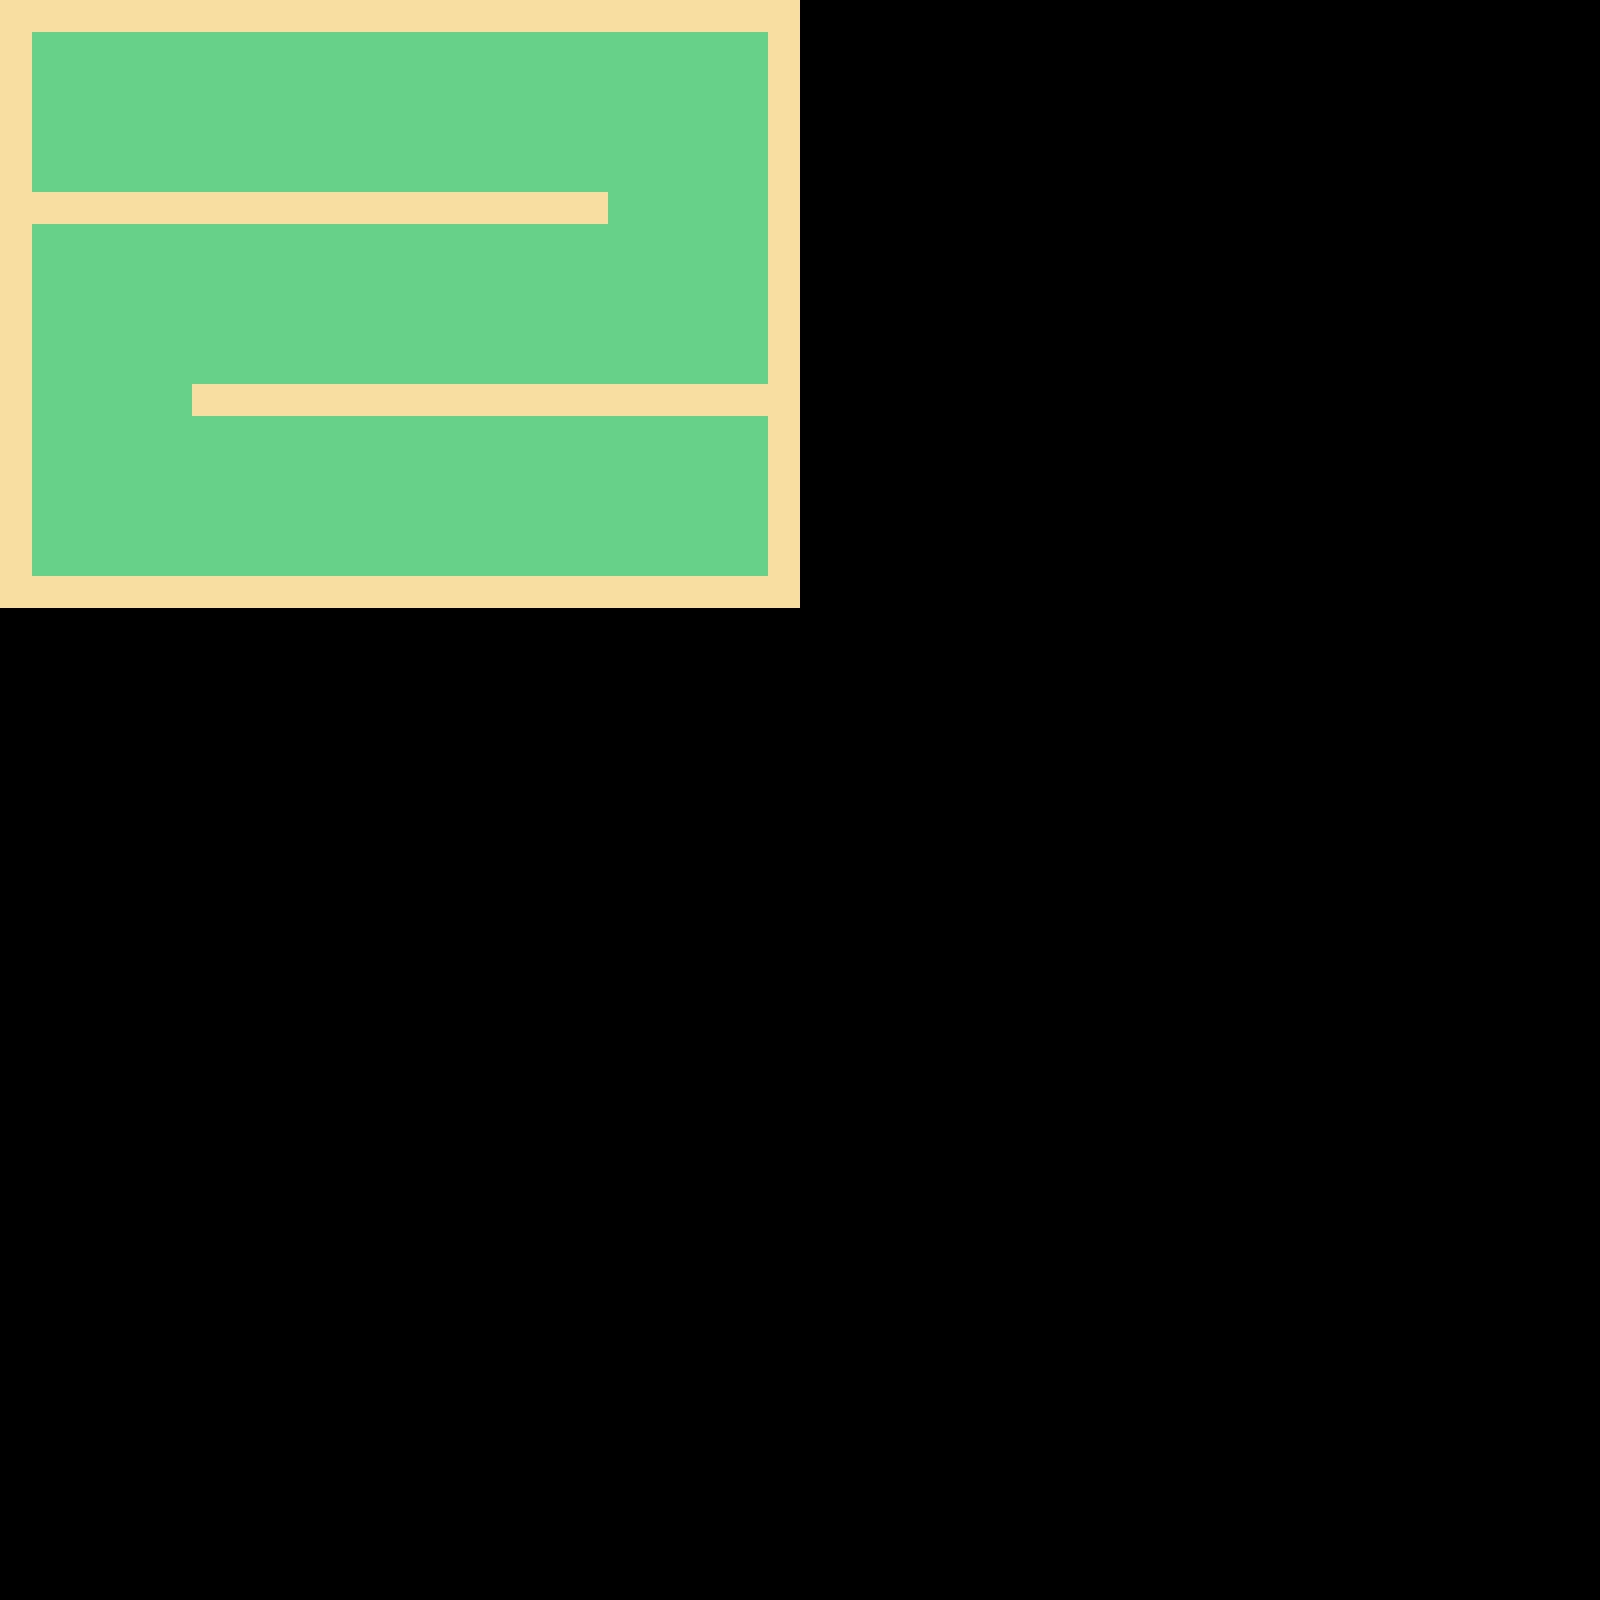

Tiled map render using the project's own tile images. Description and the map definition, with tile-layer contents summarised, below:
An orthogonal 50x50 tile map with 32x32 px tiles, 2 tile layers (Border, Grass) and 111 objects.

<map version="1.2" tiledversion="1.3.4" orientation="orthogonal" renderorder="right-down" width="50" height="50" tilewidth="32" tileheight="32" infinite="0" nextlayerid="7" nextobjectid="192">
 <tileset firstgid="1" name="Golf Tiles" tilewidth="32" tileheight="32" tilecount="40" columns="4">
  <image source="tileset2.png" width="128" height="320" />
 </tileset>
 <layer id="1" name="Border" width="50" height="50">
  <data>[2500 cells, 120 non-empty, 1 distinct tile ids]</data>
 </layer>
 <layer id="2" name="Grass" width="50" height="50">
  <data>[2500 cells, 355 non-empty, 1 distinct tile ids]</data>
 </layer>
 <objectgroup id="3" name="Water">
  <object id="1" gid="7" x="352" y="64" width="32" height="32" />
  <object id="2" gid="7" x="320" y="64" width="32" height="32" />
  <object id="4" gid="7" x="384" y="64" width="32" height="32" />
  <object id="5" gid="7" x="416" y="64" width="32" height="32" />
  <object id="7" gid="7" x="352" y="96" width="32" height="32" />
  <object id="8" gid="7" x="384" y="96" width="32" height="32" />
  <object id="13" gid="7" x="672" y="448" width="32" height="32" />
  <object id="14" gid="7" x="704" y="448" width="32" height="32" />
  <object id="15" gid="7" x="736" y="448" width="32" height="32" />
  <object id="30" gid="7" x="736" y="480" width="32" height="32" />
  <object id="31" gid="7" x="736" y="512" width="32" height="32" />
  <object id="32" gid="7" x="736" y="544" width="32" height="32" />
  <object id="34" gid="7" x="736" y="576" width="32" height="32" />
  <object id="35" gid="7" x="704" y="576" width="32" height="32" />
  <object id="36" gid="7" x="672" y="576" width="32" height="32" />
  <object id="73" gid="8" x="288" y="64" width="32" height="32" />
  <object id="74" gid="9" x="416" y="96" width="32" height="32" />
  <object id="75" gid="9" x="448" y="64" width="32" height="32" />
  <object id="76" gid="8" x="320" y="96" width="32" height="32" />
  <object id="81" gid="8" x="704" y="480" width="32" height="32" />
  <object id="82" gid="11" x="704" y="544" width="32" height="32" />
  <object id="85" gid="11" x="640" y="576" width="32" height="32" />
  <object id="86" gid="8" x="640" y="448" width="32" height="32" />
  <object id="88" gid="7" x="96" y="416" width="32" height="32" />
  <object id="89" gid="7" x="96" y="384" width="32" height="32" />
  <object id="90" gid="7" x="64" y="384" width="32" height="32" />
  <object id="91" gid="7" x="64" y="352" width="32" height="32" />
  <object id="92" gid="7" x="64" y="416" width="32" height="32" />
  <object id="93" gid="7" x="64" y="448" width="32" height="32" />
  <object id="94" gid="7" x="64" y="480" width="32" height="32" />
  <object id="95" gid="7" x="32" y="480" width="32" height="32" />
  <object id="96" gid="7" x="32" y="448" width="32" height="32" />
  <object id="97" gid="7" x="32" y="416" width="32" height="32" />
  <object id="98" gid="7" x="32" y="384" width="32" height="32" />
  <object id="99" gid="7" x="32" y="352" width="32" height="32" />
  <object id="100" gid="7" x="32" y="320" width="32" height="32" />
  <object id="101" gid="7" x="32" y="512" width="32" height="32" />
  <object id="104" gid="7" x="32" y="288" width="32" height="32" />
  <object id="105" gid="7" x="64" y="320" width="32" height="32" />
  <object id="106" gid="10" x="32" y="256" width="32" height="32" />
  <object id="107" gid="10" x="64" y="288" width="32" height="32" />
  <object id="108" gid="10" x="96" y="352" width="32" height="32" />
  <object id="109" gid="9" x="96" y="448" width="32" height="32" />
  <object id="110" gid="9" x="64" y="512" width="32" height="32" />
  <object id="111" gid="9" x="32" y="544" width="32" height="32" />
  <object id="154" gid="7" x="224" y="576" width="32" height="32" />
  <object id="155" gid="7" x="224" y="544" width="32" height="32" />
  <object id="156" gid="7" x="192" y="544" width="32" height="32" />
  <object id="157" gid="7" x="192" y="576" width="32" height="32" />
  <object id="158" gid="7" x="256" y="576" width="32" height="32" />
  <object id="159" gid="7" x="256" y="544" width="32" height="32" />
  <object id="161" gid="7" x="160" y="576" width="32" height="32" />
  <object id="162" gid="7" x="288" y="576" width="32" height="32" />
  <object id="163" gid="11" x="160" y="544" width="32" height="32" />
  <object id="164" gid="10" x="288" y="544" width="32" height="32" />
  <object id="167" gid="7" x="704" y="64" width="32" height="32" />
  <object id="168" gid="7" x="736" y="64" width="32" height="32" />
  <object id="169" gid="7" x="736" y="96" width="32" height="32" />
  <object id="174" gid="7" x="736" y="352" width="32" height="32" />
  <object id="175" gid="7" x="736" y="384" width="32" height="32" />
  <object id="176" gid="7" x="704" y="384" width="32" height="32" />
  <object id="180" gid="8" x="704" y="96" width="32" height="32" />
  <object id="185" gid="11" x="704" y="352" width="32" height="32" />
  <object id="187" gid="11" x="672" y="384" width="32" height="32" />
  <object id="188" gid="11" x="736" y="320" width="32" height="32" />
  <object id="189" gid="8" x="736" y="128" width="32" height="32" />
  <object id="190" gid="8" x="672" y="64" width="32" height="32" />
 </objectgroup>
 <objectgroup id="5" name="Hole">
  <object id="165" gid="31" x="672" y="512" width="32" height="32" />
 </objectgroup>
 <objectgroup id="6" name="Ball">
  <object id="166" gid="30" x="64" y="128" width="32" height="32" />
 </objectgroup>
 <objectgroup id="4" name="Sand">
  <object id="112" gid="25" x="544" y="192" width="32" height="32" />
  <object id="113" gid="25" x="576" y="192" width="32" height="32" />
  <object id="114" gid="25" x="544" y="256" width="32" height="32" />
  <object id="115" gid="25" x="576" y="256" width="32" height="32" />
  <object id="116" gid="25" x="608" y="256" width="32" height="32" />
  <object id="117" gid="25" x="608" y="224" width="32" height="32" />
  <object id="118" gid="25" x="608" y="192" width="32" height="32" />
  <object id="119" gid="25" x="544" y="160" width="32" height="32" />
  <object id="120" gid="25" x="576" y="160" width="32" height="32" />
  <object id="121" gid="25" x="512" y="192" width="32" height="32" />
  <object id="122" gid="25" x="512" y="256" width="32" height="32" />
  <object id="123" gid="25" x="544" y="288" width="32" height="32" />
  <object id="124" gid="25" x="576" y="288" width="32" height="32" />
  <object id="125" gid="28" x="608" y="160" width="32" height="32" />
  <object id="126" gid="29" x="512" y="160" width="32" height="32" />
  <object id="127" gid="27" x="608" y="288" width="32" height="32" />
  <object id="128" gid="26" x="512" y="288" width="32" height="32" />
  <object id="129" gid="25" x="256" y="384" width="32" height="32" />
  <object id="130" gid="25" x="224" y="384" width="32" height="32" />
  <object id="131" gid="25" x="288" y="384" width="32" height="32" />
  <object id="132" gid="25" x="320" y="384" width="32" height="32" />
  <object id="133" gid="25" x="352" y="384" width="32" height="32" />
  <object id="134" gid="25" x="416" y="448" width="32" height="32" />
  <object id="135" gid="25" x="448" y="448" width="32" height="32" />
  <object id="136" gid="25" x="480" y="448" width="32" height="32" />
  <object id="137" gid="25" x="512" y="448" width="32" height="32" />
  <object id="138" gid="25" x="544" y="448" width="32" height="32" />
  <object id="139" gid="25" x="256" y="352" width="32" height="32" />
  <object id="140" gid="25" x="288" y="352" width="32" height="32" />
  <object id="141" gid="25" x="320" y="352" width="32" height="32" />
  <object id="142" gid="25" x="480" y="480" width="32" height="32" />
  <object id="143" gid="25" x="448" y="480" width="32" height="32" />
  <object id="144" gid="25" x="512" y="480" width="32" height="32" />
  <object id="145" gid="27" x="544" y="480" width="32" height="32" />
  </objectgroup>
</map>
<!-- 8 of 111 objects omitted -->
